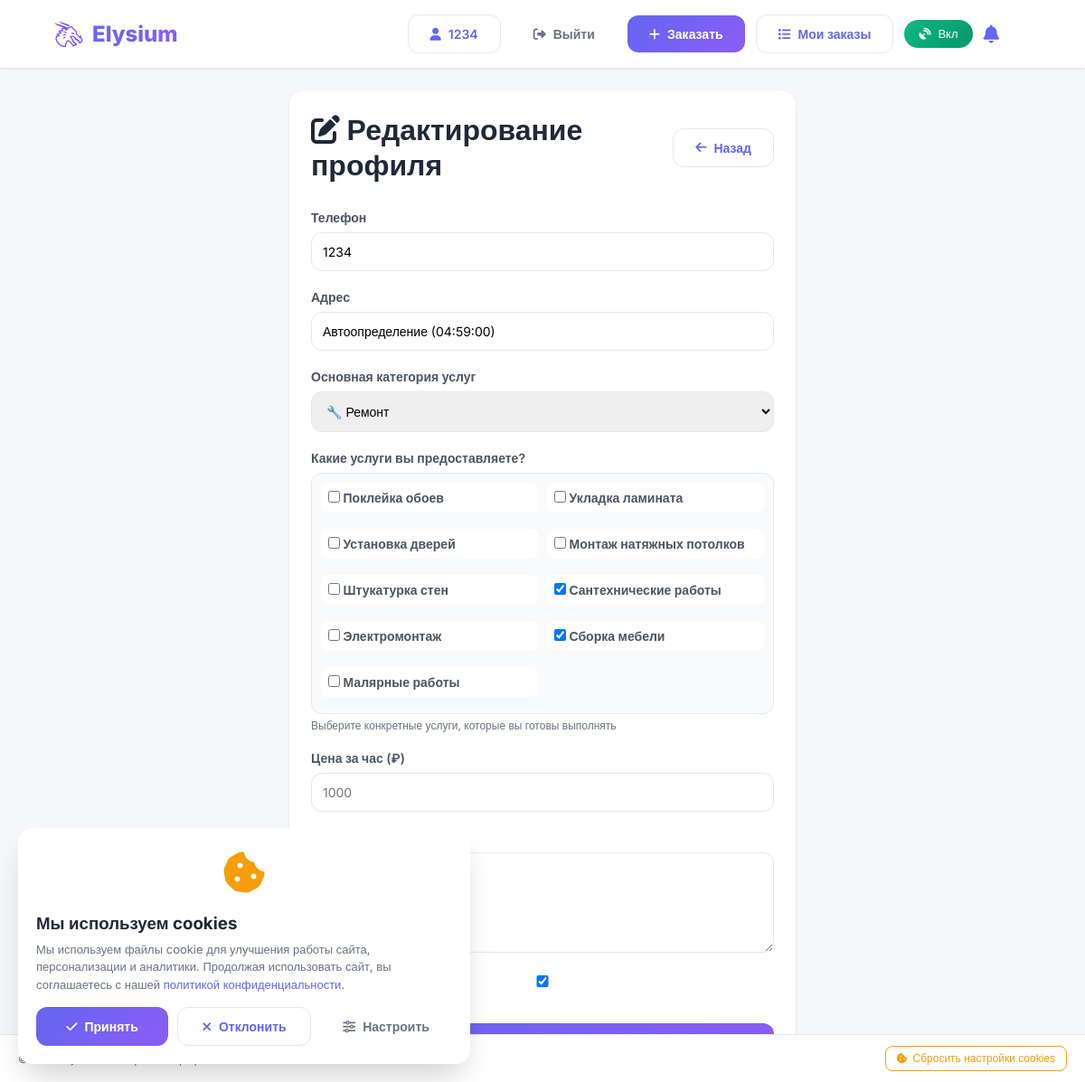
Page /profile/edit/ (signed in) on the earlier database version.
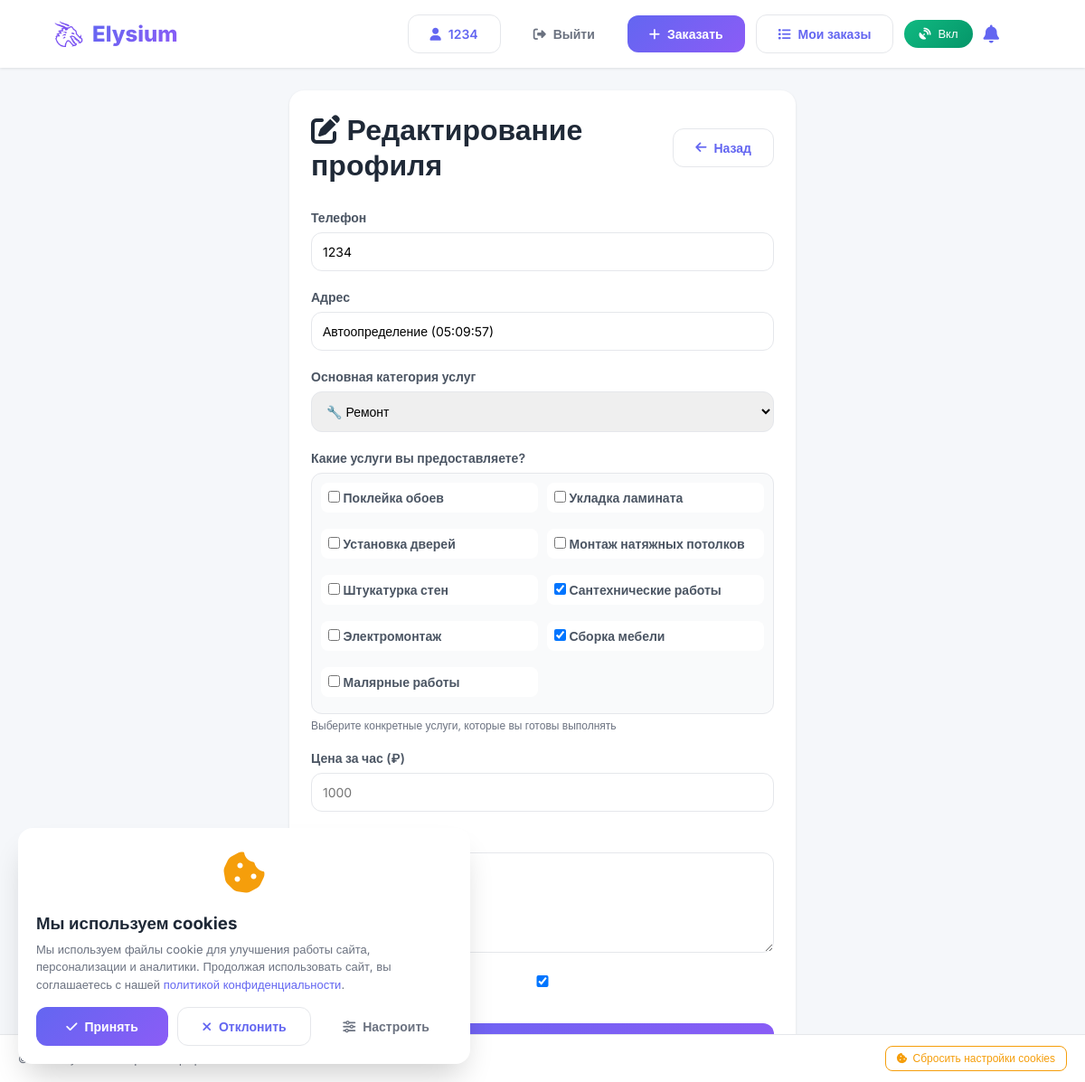
Same page on the later database version.
### main/models.py (models this page shows, shortened)
class Profile(models.Model):
    ROLE_CHOICES = [
        ('client', 'Заказчик'),
        ('performer', 'Исполнитель'),
    ]
    user = models.OneToOneField(User, on_delete=models.CASCADE, related_name='profile')
    phone = models.CharField(max_length=20, blank=True)
    avatar = models.ImageField(upload_to='avatars/', blank=True, null=True)
    role = models.CharField(max_length=20, choices=ROLE_CHOICES, default='client')
    latitude = models.FloatField(blank=True, null=True)
    longitude = models.FloatField(blank=True, null=True)
    address = models.CharField(max_length=500, blank=True)
    category = models.CharField(max_length=50, blank=True, null=True)
    description = models.TextField(blank=True)
    price = models.DecimalField(max_digits=10, decimal_places=2, blank=True, null=True)
    rating = models.FloatField(default=0)
    completed_orders = models.IntegerField(default=0)
    is_available = models.BooleanField(default=True)
    services = models.TextField(blank=True, help_text="Услуги, которые предоставляет исполнитель (через запятую)")
    created_at = models.DateTimeField(auto_now_add=True)
    updated_at = models.DateTimeField(auto_now=True)

### main/views.py (the view, shortened to what this page needs)
# urls.py: path('profile/edit/', views.edit_profile_view, name='edit_profile'),
@login_required
def edit_profile_view(request):
    profile = request.user.profile
    categories = [
        ('cleaning', '🧹 Уборка'),
        ('repair', '🔧 Ремонт'),
        ('delivery', '🚚 Доставка'),
        ('construction', '🏗️ Строительство'),
        ('design', '🎨 Дизайн'),
        ('photography', '📸 Фотография'),
        ('it', '💻 IT'),
        ('education', '📚 Образование'),
        ('beauty', '💅 Красота'),
    ]
    context = {
        'profile': profile,
        'categories': categories,
    }
    return render(request, 'edit_profile.html', context)

### templates/edit_profile.html (shortened to what this page needs)
{% extends 'base.html' %}
{% load static %}
{% block content %}
<div class="container" style="max-width: 600px; margin: 100px auto 40px; padding: 0 20px;">
    <div class="card">
        <div style="display: flex; justify-content: space-between; align-items: center; margin-bottom: 30px;">
            <h1><i class="fas fa-edit"></i> Редактирование профиля</h1>
            <a href="{% url 'profile' %}" class="btn btn-secondary">
                <i class="fas fa-arrow-left"></i> Назад
            </a>
        </div>
        <form method="post">
            <div class="form-group">
                <label>Телефон</label>
                <input type="tel" name="phone" value="{{ profile.phone|default:'' }}" placeholder="+7 (999) 123-45-67">
            </div>
            <div class="form-group">
                <label>Адрес</label>
                <input type="text" name="address" value="{{ profile.address|default:'' }}" placeholder="Ваш адрес">
            </div>
            {% if profile.role == 'performer' %}
            <div class="form-group">
                <label>Основная категория услуг</label>
                <select name="category" id="performerCategory">
                    {% for value, label in categories %}
                    <option value="{{ value }}" {% if profile.category == value %}selected{% endif %}>{{ label }}</option>
                    {% endfor %}
                </select>
            </div>
            <div class="form-group" id="servicesGroup">
                <label>Какие услуги вы предоставляете?</label>
                <div class="services-checkboxes" id="servicesCheckboxes">
                </div>
                <small class="form-hint">Выберите конкретные услуги, которые вы готовы выполнять</small>
            </div>
            <div class="form-group">
                <label>Цена за час (₽)</label>
                <input type="number" name="price" value="{{ profile.price|default:'' }}" placeholder="1000">
            </div>
            <div class="form-group">
                <label>Описание услуг</label>
                <textarea name="description" rows="5" placeholder="Расскажите о себе...">{{ profile.description|default:'' }}</textarea>
            </div>
            <div class="form-group">
                <label>
                    <input type="checkbox" name="is_available" {% if profile.is_available %}checked{% endif %}>
                </label>
            </div>
            {% endif %}
            <button type="submit" class="btn btn-primary" style="width: 100%;">
            </button>
        </form>
    </div>
</div>
{% endblock %}

Differences in the rows shown:
changed Profile "🔧 Ремонт": address "Автоопределение (04:59:00)" → "Автоопределение (05:09:57)"
